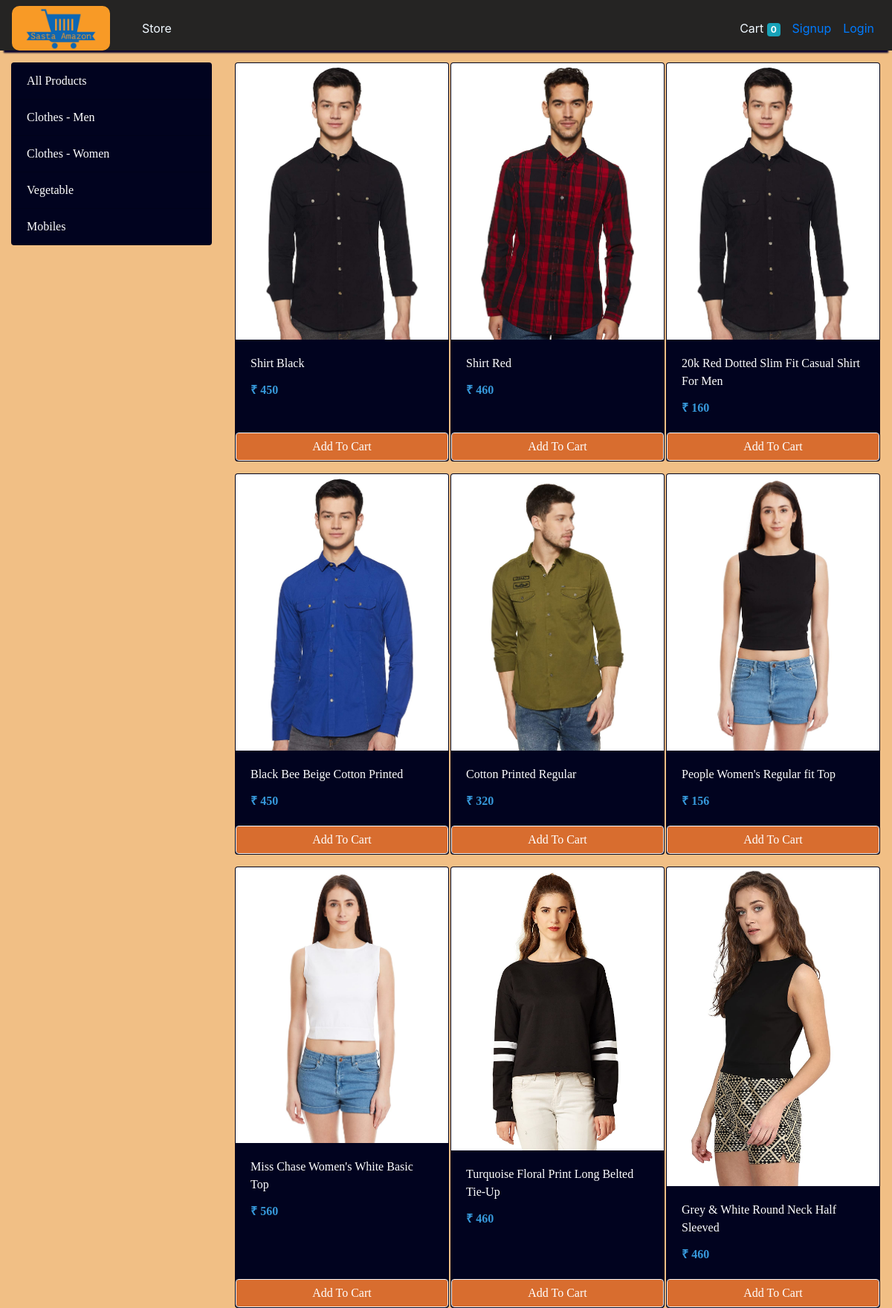
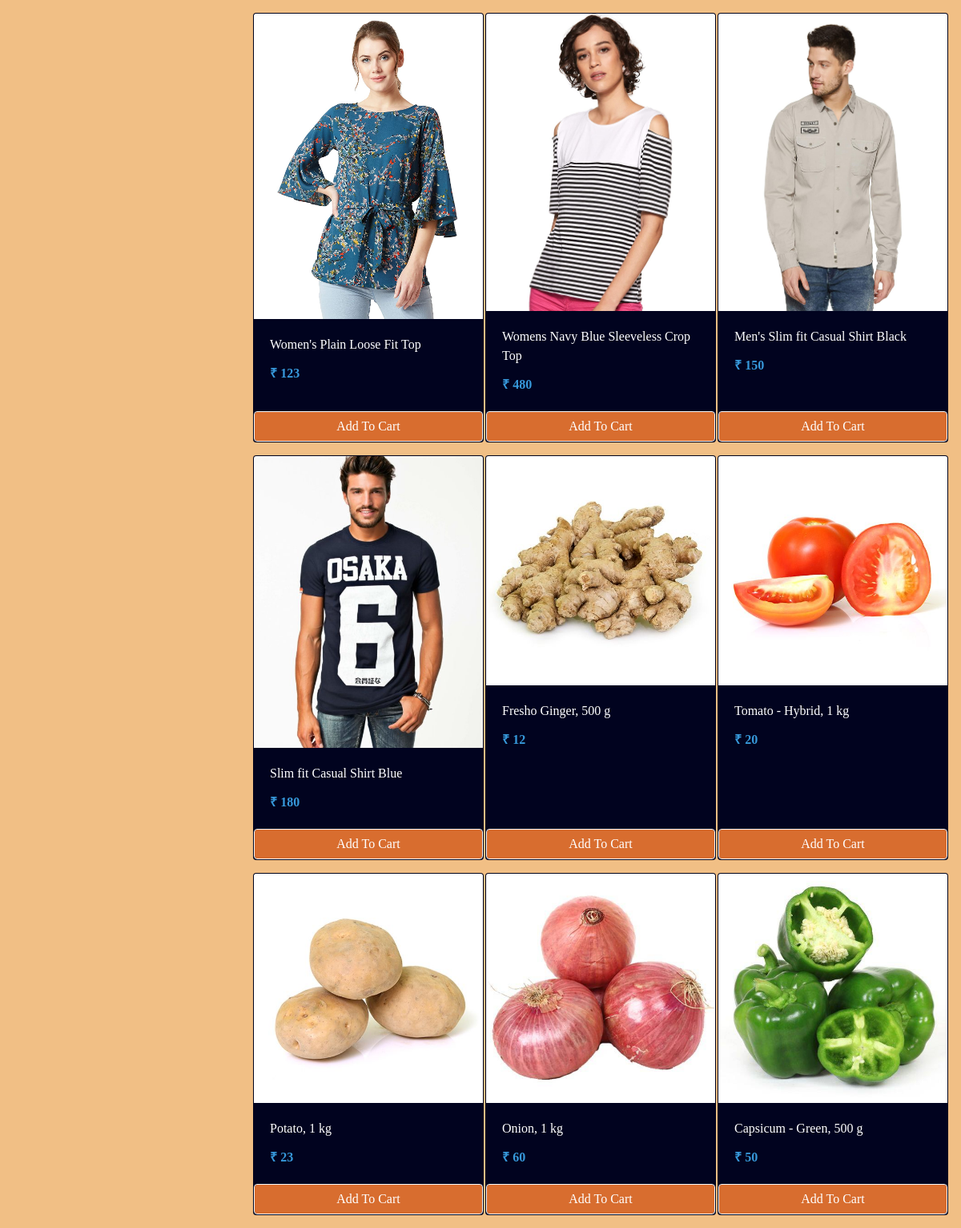
The app's page /store with its own data (2 pictures, top to bottom).
### store/models/category.py (models this page shows, shortened)
class Category(models.Model):
    name = models.CharField(max_length=20)
    @staticmethod
    def get_all_categories():
        return Category.objects.all()

### store/models/product.py (models this page shows, shortened)
class Product(models.Model):
    name = models.CharField(max_length=50)
    price = models.IntegerField(default=0)
    category = models.ForeignKey(Category, on_delete=models.CASCADE, default=1)
    description = models.CharField(max_length=200, default='' , null=True , blank=True)
    image = models.ImageField(upload_to='uploads/products/')
    @staticmethod
    def get_all_products():
        return Product.objects.all()

### store/views/home.py (the view)
# urls.py: path('' , include('store.urls'))
def store(request):
    cart = request.session.get('cart')
    if not cart:
        request.session['cart'] = {}
    products = None
    categories = Category.get_all_categories()
    categoryID = request.GET.get('category')
    if categoryID:
        products = Product.get_all_products_by_categoryid(categoryID)
    else:
        products = Product.get_all_products();
    data = {}
    data['products'] = products
    data['categories'] = categories
    print('you are : ', request.session.get('email'))
    return render(request, 'index.html', data)

### store/templatetags/cart.py (called while the page is built)
@register.filter(name='is_in_cart')
def is_in_cart(product  , cart):
    keys = cart.keys()
    for id in keys:
        if int(id) == product.id:
            return True
    return False;

### store/templatetags/custom_filter.py (called while the page is built)
@register.filter(name='currency')
def currency(number):
    return "₹ "+str(number)

### store/templates/index.html (shortened to what this page needs)
{% extends 'base.html' %}
{% block content %}
{% load cart %}
{% load custom_filter %}
<div class="container-fluid mt-3" >
	<div class="row">
		<div class="col-lg-3 mx-auto">
			<div class="list-group">
				<a href="/" class=" mm list-group-item list-group-item-action font-effect-emboss">All Products</a>
				{% for category in categories %}
				<a href="/?category={{category.id}}"
					class="mm list-group-item list-group-item-action">{{category.name}}</a>
				{% endfor %}
			</div>
		</div>
		<div id='products' class="col-lg-9 mx-auto">
			<div class="row mx-auto font-effect-emboss ll">
				{% for product in products %}
				<div class=" hh card mx-auto mb-3" id={{product.id}} style="width: 18rem;">
					<img class="card-img-top" src="{{product.image.url}}" alt="Card image cap">
					<div class="card-body">
						<p class="card-title">{{product.name}}</p>
						<p class="card-text" ><b style="color:rgb(55, 153, 219);">{{product.price|currency}}</b></p>
					</div>
					<div class="card-footer p-0 no-gutters">
						{% if product|is_in_cart:request.session.cart %}
						<div class="row no-gutters">
							<form action="/#{{product.id}}" class="col-2 " method="post">
								{% csrf_token %}
								<input hidden type="text" name='product' value='{{product.id}}'>
								<input hidden type="text" name='remove' value='True'>
								<input type="submit" value=" - " class="btn btn-block btn-light border-right">
							</form>
							<div class="text-center col">{{product|cart_quantity:request.session.cart}} in Cart</div>
							<form action="/#{{product.id}}" class="col-2 " method="post">
								{% csrf_token %}
								<input hidden type="text" name='product' value='{{product.id}}'>
								<input type="submit" value=" + " class="btn btn-block btn-light border-left">
							</form>
						</div>
						{% else %}
						<form action="/#{{product.id}}" method="POST" class="btn-block ll">
							<input type="submit" class="float-right btn btn-light ll cc form-control"
								value="Add To Cart">
						</form>
						{% endif %}
					</div>
				</div>
				{% endfor %}
			</div>
		</div>
	</div>
</div>
{% endblock %}

### store/templates/base.html (shortened to what this page needs)
<!doctype html>
<html lang="en">
<head>
  <link rel="stylesheet" href="https://maxcdn.bootstrapcdn.com/bootstrap/4.0.0/css/bootstrap.min.css"
>
</head>
<body style="background-color: rgb(241, 191, 133); color: black;">
  <nav class="one-edge-shadow
  sticky-top navbar
  navbar-expand-lg
   " style="background-color:rgb(37, 36, 35); padding-bottom:0%">
    <a class="navbar-brand "style="color: aliceblue; border-radius:10px; padding: 0%; max-width:100% ;height:auto; margin:0px 0px; margin-right:3%; " href="/"><img  style=" max-width: 150px; height: 60px; border-radius: 10px;" src=".\static\sa.jpeg" alt=""></a>
    <div class="collapse navbar-collapse" id="navbarSupportedContent">
      <ul class="navbar-nav mr-auto">
        <li class="nav-item active">
          <a class="nav-link" style="color: aliceblue; border-radius:10px;" href="/store">Store <span class="sr-only">(current)</span></a>
        </li>
      </ul>
      <ul class=" navbar-nav my-2 my-lg-0">
        <li class="nav-item ">
          <a class="nav-link" href="/cart" style="color: aliceblue;">Cart
            <span class="badge badge-info">{{request.session.cart.keys|length}}</span>
            <span class="sr-only">(current)</span></a>
        </li>
        {% if request.session.customer %}
        <li class="nav-item ">
          <a class="nav-link "  style="color: aliceblue;" href="/orders">Orders<span class="sr-only">(current)</span></a>
        </li>
        <li class="nav-item " style="color: rgb(240, 244, 248);">
          <a class="nav-link" href="/logout">Logout<span class="sr-only">(current)</span></a>
        </li>
        {% else %}
        <li class="nav-item "style="color: aliceblue;">
          <a class="nav-link" href="/signup">Signup<span class="sr-only">(current)</span></a>
        </li>
        <li class="nav-item " style="color: aliceblue;">
          <a class="nav-link" href="/login">Login<span class="sr-only">(current)</span></a>
        </li>
        {% endif %}
      </ul>
    </div>
  </nav>
    {% block content %}{% endblock %}
</body>
</html>

### store/templates/base.html (style rules this page uses)
nav { background-color: rgb(12, 12, 12); }
.one-edge-shadow { box-shadow: 0 8px 2px -5px rgb(6, 2, 44); }

### store/templates/index.html (style rules this page uses)
.mm { background-color: rgb(1, 3, 31); color: white; font-family: "Trirong", serif; height: 100%; }
.cc { background-color: rgb(216, 109, 47); width: 100%; color: white; font-family: "Trirong", serif; }
.hh { background-color: rgb(1, 3, 31); color: white; font-family: "Trirong", serif; }

### records on screen
Category: name "Clothes - Men"
Category: name "Clothes - Women"
Category: name "Vegetable"
Category: name "Mobiles"
Product: {{ product.id }} 1 (drawn), image (picture), name "Shirt Black", price "₹ 450"
Product: image (picture), name "Shirt Red", price "₹ 460"
Product: image (picture), name "20k Red Dotted Slim Fit Casual Shirt For Men", price "₹ 160"
Product: image (picture), name "Black Bee Beige Cotton Printed", price "₹ 450"
Product: image (picture), name "Cotton Printed Regular", price "₹ 320"
Product: image (picture), name "People Women's Regular fit Top", price "₹ 156"
Product: image (picture), name "Miss Chase Women's White Basic Top", price "₹ 560"
Product: image (picture), name "Turquoise Floral Print Long Belted Tie-Up", price "₹ 460"
Product: image (picture), name "Grey & White Round Neck Half Sleeved", price "₹ 460"
Product: image (picture), name "Women's Plain Loose Fit Top", price "₹ 123"
Product: image (picture), name "Womens Navy Blue Sleeveless Crop Top", price "₹ 480"
Product: image (picture), name "Men's Slim fit Casual Shirt Black", price "₹ 150"
Product: image (picture), name "Slim fit Casual Shirt Blue", price "₹ 180"
Product: image (picture), name "Fresho Ginger, 500 g", price "₹ 12"
Product: image (picture), name "Tomato - Hybrid, 1 kg", price "₹ 20"
Product: image (picture), name "Potato, 1 kg", price "₹ 23"
Product: image (picture), name "Onion, 1 kg", price "₹ 60"
Product: {{ product.id }} 18 (drawn), image (picture), name "Capsicum - Green, 500 g", price "₹ 50"

### other values on screen
{{ request.session.cart.keys|length }} "0"
